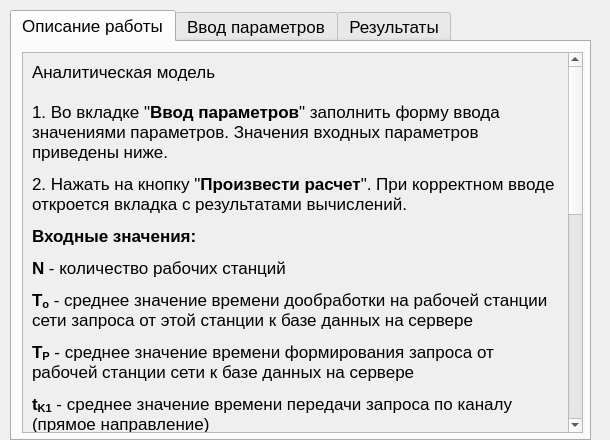
<?xml version="1.0" encoding="UTF-8"?>
<ui version="4.0">
 <class>MainWindow</class>
 <widget class="QDialog" name="MainWindow">
  <property name="geometry">
   <rect>
    <x>0</x>
    <y>0</y>
    <width>610</width>
    <height>440</height>
   </rect>
  </property>
  <property name="font">
   <font>
    <family>ori1Uni</family>
    <weight>75</weight>
    <bold>true</bold>
   </font>
  </property>
  <property name="windowTitle">
   <string>Аналитическая модель</string>
  </property>
  <widget class="QTabWidget" name="tabWidget">
   <property name="geometry">
    <rect>
     <x>10</x>
     <y>10</y>
     <width>581</width>
     <height>431</height>
    </rect>
   </property>
   <property name="font">
    <font>
     <family>Liberation Sans</family>
     <pointsize>13</pointsize>
     <weight>50</weight>
     <italic>false</italic>
     <bold>false</bold>
    </font>
   </property>
   <property name="currentIndex">
    <number>0</number>
   </property>
   <property name="documentMode">
    <bool>false</bool>
   </property>
   <property name="tabsClosable">
    <bool>false</bool>
   </property>
   <property name="movable">
    <bool>false</bool>
   </property>
   <widget class="QWidget" name="tab_3">
    <attribute name="title">
     <string>Описание работы</string>
    </attribute>
    <widget class="QScrollArea" name="scrollArea">
     <property name="geometry">
      <rect>
       <x>10</x>
       <y>10</y>
       <width>561</width>
       <height>381</height>
      </rect>
     </property>
     <property name="widgetResizable">
      <bool>true</bool>
     </property>
     <widget class="QWidget" name="scrollAreaWidgetContents">
      <property name="geometry">
       <rect>
        <x>0</x>
        <y>0</y>
        <width>547</width>
        <height>776</height>
       </rect>
      </property>
      <layout class="QHBoxLayout" name="horizontalLayout">
       <item>
        <widget class="QLabel" name="label_2">
         <property name="lineWidth">
          <number>2</number>
         </property>
         <property name="text">
          <string>&lt;html&gt;&lt;head/&gt;&lt;body&gt;&lt;p&gt;Аналитическая модель&lt;br/&gt;&lt;br/&gt;1. Во вкладке &amp;quot;&lt;span style=&quot; font-weight:600;&quot;&gt;Ввод параметров&lt;/span&gt;&amp;quot; заполнить форму ввода значениями параметров. Значения входных параметров приведены ниже.&lt;/p&gt;&lt;p&gt;2. Нажать на кнопку &amp;quot;&lt;span style=&quot; font-weight:600;&quot;&gt;Произвести расчет&lt;/span&gt;&amp;quot;. При корректном вводе откроется вкладка с результатами вычислений.&lt;/p&gt;&lt;p&gt;&lt;span style=&quot; font-weight:600;&quot;&gt;Входные значения:&lt;/span&gt;&lt;/p&gt;&lt;p&gt;&lt;span style=&quot; font-weight:600;&quot;&gt;N&lt;/span&gt; - количество рабочих станций&lt;/p&gt;&lt;p&gt;&lt;span style=&quot; font-weight:600;&quot;&gt;T&lt;/span&gt;&lt;span style=&quot; font-weight:600; vertical-align:sub;&quot;&gt;o&lt;/span&gt; - среднее значение времени дообработки на рабочей станции сети запроса от этой станции к базе данных на сервере&lt;/p&gt;&lt;p&gt;&lt;span style=&quot; font-weight:600;&quot;&gt;T&lt;/span&gt;&lt;span style=&quot; font-weight:600; vertical-align:sub;&quot;&gt;P&lt;/span&gt; - среднее значение времени формирования запроса от рабочей станции сети к базе данных на сервере&lt;/p&gt;&lt;p&gt;&lt;span style=&quot; font-weight:600;&quot;&gt;t&lt;/span&gt;&lt;span style=&quot; font-weight:600; vertical-align:sub;&quot;&gt;K1&lt;/span&gt; - среднее значение времени передачи запроса по каналу (прямое направление)&lt;/p&gt;&lt;p&gt;&lt;span style=&quot; font-weight:600;&quot;&gt;t&lt;/span&gt;&lt;span style=&quot; font-weight:600; vertical-align:sub;&quot;&gt;K2&lt;/span&gt; - среднее значение времени передачи запроса по каналу (обратное направление)&lt;/p&gt;&lt;p&gt;&lt;span style=&quot; font-weight:600;&quot;&gt;C&lt;/span&gt; - число процессоров сервера&lt;/p&gt;&lt;p&gt;&lt;span style=&quot; font-weight:600;&quot;&gt;t&lt;/span&gt;&lt;span style=&quot; font-weight:600; vertical-align:sub;&quot;&gt;пр &lt;/span&gt;- среднее значение времени обработки запроса в ЦП сервера&lt;/p&gt;&lt;p&gt;&lt;span style=&quot; font-weight:600;&quot;&gt;m&lt;/span&gt; - количество дисков&lt;/p&gt;&lt;p&gt;&lt;span style=&quot; font-weight:600;&quot;&gt;t&lt;/span&gt;&lt;span style=&quot; font-weight:600; vertical-align:sub;&quot;&gt;дi&lt;/span&gt; - среднее значение времени обработки запроса в диске сервера&lt;/p&gt;&lt;p&gt;&lt;span style=&quot; font-weight:600;&quot;&gt;Р&lt;/span&gt; - вероятность обращения запроса к ЦП после обработки на диске&lt;/p&gt;&lt;p&gt;&lt;br/&gt;&lt;/p&gt;&lt;p&gt;&lt;span style=&quot; font-weight:600;&quot;&gt;K&lt;/span&gt;&lt;span style=&quot; font-weight:600; vertical-align:sub;&quot;&gt;1&lt;/span&gt; - коэффициниент для определения начального значения интесивности потока (0.9…0.999995)&lt;/p&gt;&lt;p&gt;&lt;span style=&quot; font-weight:600;&quot;&gt;K&lt;/span&gt;&lt;span style=&quot; font-weight:600; vertical-align:sub;&quot;&gt;2&lt;/span&gt; - коэффициент для определения шага изменения интенсивности потока (10...100000)&lt;/p&gt;&lt;p&gt;&lt;span style=&quot; font-weight:600;&quot;&gt;Δ&lt;/span&gt; - отношение разницы интесивностей потока до и после итерации к интенсивности после итерации (0.000001...0.9)&lt;/p&gt;&lt;p&gt;&lt;br/&gt;&lt;/p&gt;&lt;/body&gt;&lt;/html&gt;</string>
         </property>
         <property name="scaledContents">
          <bool>false</bool>
         </property>
         <property name="alignment">
          <set>Qt::AlignLeading|Qt::AlignLeft|Qt::AlignTop</set>
         </property>
         <property name="wordWrap">
          <bool>true</bool>
         </property>
        </widget>
       </item>
      </layout>
     </widget>
    </widget>
   </widget>
   <widget class="QWidget" name="tab">
    <attribute name="title">
     <string>Ввод параметров</string>
    </attribute>
    <widget class="QPushButton" name="calc_pushButton">
     <property name="geometry">
      <rect>
       <x>200</x>
       <y>350</y>
       <width>161</width>
       <height>41</height>
      </rect>
     </property>
     <property name="text">
      <string>Произвести расчет</string>
     </property>
    </widget>
    <widget class="QWidget" name="gridLayoutWidget">
     <property name="geometry">
      <rect>
       <x>90</x>
       <y>20</y>
       <width>401</width>
       <height>327</height>
      </rect>
     </property>
     <layout class="QGridLayout" name="gridLayout_2">
      <item row="8" column="0">
       <widget class="QLabel" name="c_label">
        <property name="text">
         <string>&lt;html&gt;&lt;head/&gt;&lt;body&gt;&lt;p&gt;&lt;span style=&quot; font-size:12pt; font-weight:600;&quot;&gt;C&lt;/span&gt;&lt;/p&gt;&lt;/body&gt;&lt;/html&gt;</string>
        </property>
       </widget>
      </item>
      <item row="5" column="0">
       <widget class="QLabel" name="tp_label">
        <property name="text">
         <string>&lt;html&gt;&lt;head/&gt;&lt;body&gt;&lt;p&gt;&lt;span style=&quot; font-size:12pt; font-weight:600;&quot;&gt;T&lt;/span&gt;&lt;span style=&quot; font-size:12pt; font-weight:600; vertical-align:sub;&quot;&gt;P&lt;/span&gt;&lt;/p&gt;&lt;/body&gt;&lt;/html&gt;</string>
        </property>
       </widget>
      </item>
      <item row="1" column="3">
       <widget class="QLineEdit" name="k1_lineEdit">
        <property name="text">
         <string>0.995</string>
        </property>
       </widget>
      </item>
      <item row="9" column="0">
       <widget class="QLabel" name="tpr_label">
        <property name="text">
         <string>&lt;html&gt;&lt;head/&gt;&lt;body&gt;&lt;p&gt;&lt;span style=&quot; font-weight:600;&quot;&gt;t&lt;/span&gt;&lt;span style=&quot; font-weight:600; vertical-align:sub;&quot;&gt;ПР&lt;/span&gt;&lt;/p&gt;&lt;/body&gt;&lt;/html&gt;</string>
        </property>
       </widget>
      </item>
      <item row="8" column="1">
       <widget class="QLineEdit" name="c_lineEdit">
        <property name="text">
         <string>1</string>
        </property>
       </widget>
      </item>
      <item row="7" column="0">
       <widget class="QLabel" name="tk2_label">
        <property name="text">
         <string>&lt;html&gt;&lt;head/&gt;&lt;body&gt;&lt;p&gt;&lt;span style=&quot; font-weight:600;&quot;&gt;t&lt;/span&gt;&lt;span style=&quot; font-weight:600; vertical-align:sub;&quot;&gt;K2&lt;/span&gt;&lt;/p&gt;&lt;/body&gt;&lt;/html&gt;</string>
        </property>
       </widget>
      </item>
      <item row="6" column="1">
       <widget class="QLineEdit" name="tk1_lineEdit">
        <property name="text">
         <string>1</string>
        </property>
       </widget>
      </item>
      <item row="6" column="0">
       <widget class="QLabel" name="tk1_label">
        <property name="text">
         <string>&lt;html&gt;&lt;head/&gt;&lt;body&gt;&lt;p&gt;&lt;span style=&quot; font-weight:600;&quot;&gt;t&lt;/span&gt;&lt;span style=&quot; font-weight:600; vertical-align:sub;&quot;&gt;K1&lt;/span&gt;&lt;/p&gt;&lt;/body&gt;&lt;/html&gt;</string>
        </property>
       </widget>
      </item>
      <item row="5" column="1">
       <widget class="QLineEdit" name="tp_lineEdit">
        <property name="text">
         <string>100</string>
        </property>
       </widget>
      </item>
      <item row="2" column="3">
       <widget class="QLineEdit" name="k2_lineEdit">
        <property name="text">
         <string>100</string>
        </property>
       </widget>
      </item>
      <item row="10" column="0">
       <widget class="QLabel" name="m_label">
        <property name="text">
         <string>&lt;html&gt;&lt;head/&gt;&lt;body&gt;&lt;p&gt;&lt;span style=&quot; font-weight:600;&quot;&gt;m&lt;/span&gt;&lt;/p&gt;&lt;/body&gt;&lt;/html&gt;</string>
        </property>
       </widget>
      </item>
      <item row="1" column="0">
       <widget class="QLabel" name="n_label">
        <property name="toolTip">
         <string extracomment="Число ремонтников">&lt;html&gt;&lt;head/&gt;&lt;body&gt;&lt;p&gt;Число ремонтиков&lt;/p&gt;&lt;/body&gt;&lt;/html&gt;</string>
        </property>
        <property name="text">
         <string>&lt;html&gt;&lt;head/&gt;&lt;body&gt;&lt;p&gt;&lt;span style=&quot; font-weight:600;&quot;&gt;N&lt;/span&gt;&lt;/p&gt;&lt;/body&gt;&lt;/html&gt;</string>
        </property>
       </widget>
      </item>
      <item row="2" column="0">
       <widget class="QLabel" name="to_label">
        <property name="text">
         <string>&lt;html&gt;&lt;head/&gt;&lt;body&gt;&lt;p&gt;&lt;span style=&quot; font-weight:600;&quot;&gt;T&lt;/span&gt;&lt;span style=&quot; font-weight:600; vertical-align:sub;&quot;&gt;o&lt;/span&gt;&lt;/p&gt;&lt;/body&gt;&lt;/html&gt;</string>
        </property>
       </widget>
      </item>
      <item row="2" column="1">
       <widget class="QLineEdit" name="to_lineEdit">
        <property name="text">
         <string>0</string>
        </property>
       </widget>
      </item>
      <item row="1" column="2">
       <widget class="QLabel" name="k1_label">
        <property name="text">
         <string>&lt;html&gt;&lt;head/&gt;&lt;body&gt;&lt;p&gt;&lt;span style=&quot; font-weight:600;&quot;&gt;К&lt;/span&gt;&lt;span style=&quot; font-weight:600; vertical-align:sub;&quot;&gt;1&lt;/span&gt;&lt;/p&gt;&lt;/body&gt;&lt;/html&gt;</string>
        </property>
       </widget>
      </item>
      <item row="1" column="1">
       <widget class="QLineEdit" name="n_lineEdit">
        <property name="text">
         <string>10</string>
        </property>
       </widget>
      </item>
      <item row="10" column="1">
       <widget class="QLineEdit" name="m_lineEdit">
        <property name="text">
         <string>1</string>
        </property>
       </widget>
      </item>
      <item row="7" column="1">
       <widget class="QLineEdit" name="tk2_lineEdit">
        <property name="text">
         <string>1</string>
        </property>
       </widget>
      </item>
      <item row="11" column="0">
       <widget class="QLabel" name="tdi_label">
        <property name="text">
         <string>&lt;html&gt;&lt;head/&gt;&lt;body&gt;&lt;p&gt;&lt;span style=&quot; font-weight:600;&quot;&gt;t&lt;/span&gt;&lt;span style=&quot; font-weight:600; vertical-align:sub;&quot;&gt;Дi&lt;/span&gt;&lt;/p&gt;&lt;/body&gt;&lt;/html&gt;</string>
        </property>
       </widget>
      </item>
      <item row="11" column="1">
       <widget class="QLineEdit" name="tdi_lineEdit">
        <property name="text">
         <string>10</string>
        </property>
       </widget>
      </item>
      <item row="12" column="0">
       <widget class="QLabel" name="p_label">
        <property name="text">
         <string>&lt;html&gt;&lt;head/&gt;&lt;body&gt;&lt;p&gt;&lt;span style=&quot; font-weight:600;&quot;&gt;P&lt;/span&gt;&lt;/p&gt;&lt;/body&gt;&lt;/html&gt;</string>
        </property>
       </widget>
      </item>
      <item row="12" column="1">
       <widget class="QLineEdit" name="p_lineEdit">
        <property name="text">
         <string>0</string>
        </property>
       </widget>
      </item>
      <item row="9" column="1">
       <widget class="QLineEdit" name="tpr_lineEdit">
        <property name="text">
         <string>10</string>
        </property>
       </widget>
      </item>
      <item row="5" column="2">
       <widget class="QLabel" name="delta_label">
        <property name="text">
         <string>&lt;html&gt;&lt;head/&gt;&lt;body&gt;&lt;p&gt;&lt;span style=&quot; font-weight:600;&quot;&gt;Δ&lt;/span&gt;&lt;/p&gt;&lt;/body&gt;&lt;/html&gt;</string>
        </property>
       </widget>
      </item>
      <item row="2" column="2">
       <widget class="QLabel" name="label_8">
        <property name="text">
         <string>&lt;html&gt;&lt;head/&gt;&lt;body&gt;&lt;p&gt;&lt;span style=&quot; font-weight:600;&quot;&gt;K&lt;/span&gt;&lt;span style=&quot; font-weight:600; vertical-align:sub;&quot;&gt;2&lt;/span&gt;&lt;/p&gt;&lt;/body&gt;&lt;/html&gt;</string>
        </property>
       </widget>
      </item>
      <item row="5" column="3">
       <widget class="QLineEdit" name="delta_lineEdit">
        <property name="text">
         <string>0.05</string>
        </property>
       </widget>
      </item>
     </layout>
    </widget>
   </widget>
   <widget class="QWidget" name="tab_2">
    <attribute name="title">
     <string>Результаты</string>
    </attribute>
    <widget class="QTableWidget" name="tableWidget">
     <property name="geometry">
      <rect>
       <x>20</x>
       <y>30</y>
       <width>531</width>
       <height>271</height>
      </rect>
     </property>
     <property name="alternatingRowColors">
      <bool>true</bool>
     </property>
     <property name="selectionMode">
      <enum>QAbstractItemView::NoSelection</enum>
     </property>
     <property name="showGrid">
      <bool>true</bool>
     </property>
     <property name="sortingEnabled">
      <bool>false</bool>
     </property>
     <attribute name="horizontalHeaderCascadingSectionResizes">
      <bool>false</bool>
     </attribute>
     <attribute name="horizontalHeaderStretchLastSection">
      <bool>true</bool>
     </attribute>
     <attribute name="verticalHeaderCascadingSectionResizes">
      <bool>false</bool>
     </attribute>
     <attribute name="verticalHeaderDefaultSectionSize">
      <number>22</number>
     </attribute>
     <attribute name="verticalHeaderShowSortIndicator" stdset="0">
      <bool>false</bool>
     </attribute>
     <attribute name="verticalHeaderStretchLastSection">
      <bool>true</bool>
     </attribute>
     <row>
      <property name="text">
       <string>Загрузка рабочей станции</string>
      </property>
     </row>
     <row>
      <property name="text">
       <string>Загрузка пользователя</string>
      </property>
     </row>
     <row>
      <property name="text">
       <string>Среднее кол-во работающих РС</string>
      </property>
     </row>
     <row>
      <property name="text">
       <string>Загрузка канала</string>
      </property>
     </row>
     <row>
      <property name="text">
       <string>Загрузка процессора</string>
      </property>
     </row>
     <row>
      <property name="text">
       <string>Загрузка i-го диска</string>
      </property>
     </row>
     <row>
      <property name="text">
       <string>Среднее время цикла системы</string>
      </property>
     </row>
     <row>
      <property name="text">
       <string>Среднее время реакции системы</string>
      </property>
     </row>
     <row>
      <property name="text">
       <string>Начальная интенсивность фонового потока</string>
      </property>
     </row>
     <row>
      <property name="text">
       <string>Конечная интенсивность фонового потока</string>
      </property>
     </row>
     <row>
      <property name="text">
       <string>Количество итераций</string>
      </property>
     </row>
     <column>
      <property name="text">
       <string>Значение</string>
      </property>
      <property name="font">
       <font>
        <family>Liberation Sans</family>
       </font>
      </property>
     </column>
     <item row="0" column="0">
      <property name="text">
       <string/>
      </property>
     </item>
    </widget>
   </widget>
  </widget>
 </widget>
 <resources/>
 <connections/>
</ui>
